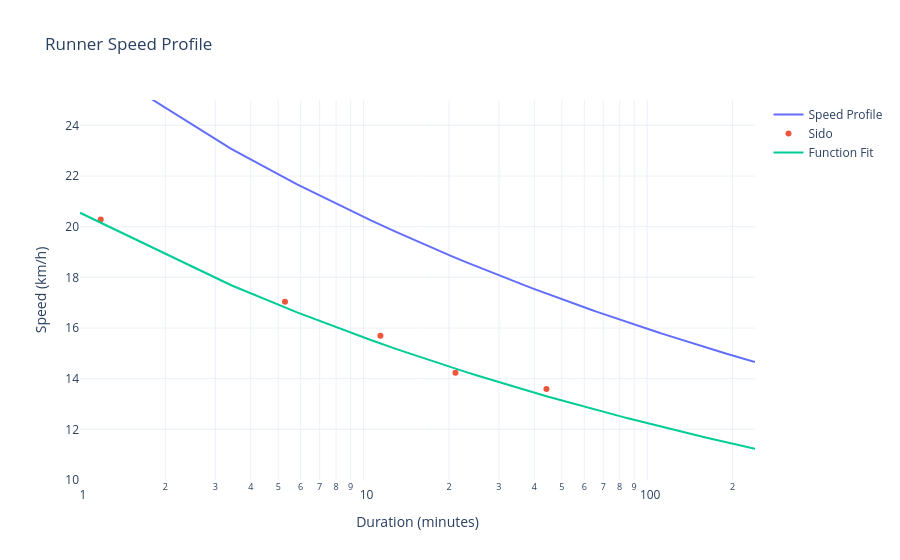

The code cell stored with this chart in its notebook:
### Code cell
## plot speed profile for various durations
import plotly.graph_objects as go
fig = go.Figure()
durations = np.linspace(60, 14400, 100)  # de 1 min à 4h
speeds = [speed_profile(d) for d in durations]
fig.add_trace(go.Scatter(
    x=durations / 60,
    y=np.array(speeds) * 3.6,  # convertir m/s en km/h
    mode='lines',
    name='Speed Profile'
))
fig.update_layout(
    title='Runner Speed Profile',
    xaxis_title='Duration (minutes)',
    yaxis_title='Speed (km/h)',
    template='plotly_white',
    xaxis_type='log',
    xaxis_range=[0,np.log10(240)],
    yaxis_range=[10,25]
)
sido =[[400,1500,3000,5000,10000],[1*60+11,5*60+17,11*60+28,21*60+5,44*60+8]]
fig.add_trace(go.Scatter(
    x=np.array(sido[1]) / 60,
    y=np.array(sido[0])/np.array(sido[1]) * 3.6,
    mode='markers',
    name='Sido'
))
def function(time_s):
    return 4.6/10*10**((time_s/(6*60))**(-0.05))
fig.add_trace(go.Scatter(
    x=np.array(durations) / 60,
    y=function(np.array(durations)) * 3.6,
    mode='lines',
    name='Function Fit',
))

fig.show()
